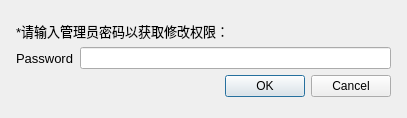
<?xml version="1.0" encoding="UTF-8"?>
<ui version="4.0">
 <class>Dialog</class>
 <widget class="QDialog" name="Dialog">
  <property name="geometry">
   <rect>
    <x>0</x>
    <y>0</y>
    <width>407</width>
    <height>113</height>
   </rect>
  </property>
  <property name="windowTitle">
   <string>Dialog</string>
  </property>
  <layout class="QGridLayout" name="gridLayout_2">
   <item row="0" column="0">
    <layout class="QGridLayout" name="gridLayout">
     <property name="leftMargin">
      <number>5</number>
     </property>
     <property name="topMargin">
      <number>10</number>
     </property>
     <property name="rightMargin">
      <number>5</number>
     </property>
     <property name="bottomMargin">
      <number>10</number>
     </property>
     <item row="0" column="0" colspan="2">
      <widget class="QLabel" name="label">
       <property name="font">
        <font>
         <family>Microsoft YaHei UI</family>
         <pointsize>10</pointsize>
        </font>
       </property>
       <property name="text">
        <string>*请输入管理员密码以获取修改权限：</string>
       </property>
      </widget>
     </item>
     <item row="1" column="1">
      <widget class="QLineEdit" name="password_lineEdit">
       <property name="inputMask">
        <string/>
       </property>
       <property name="echoMode">
        <enum>QLineEdit::Password</enum>
       </property>
       <property name="clearButtonEnabled">
        <bool>true</bool>
       </property>
      </widget>
     </item>
     <item row="1" column="0">
      <widget class="QLabel" name="label_2">
       <property name="font">
        <font>
         <family>Microsoft YaHei UI</family>
         <pointsize>10</pointsize>
        </font>
       </property>
       <property name="text">
        <string>Password</string>
       </property>
      </widget>
     </item>
     <item row="2" column="1">
      <widget class="QDialogButtonBox" name="buttonBox">
       <property name="orientation">
        <enum>Qt::Horizontal</enum>
       </property>
       <property name="standardButtons">
        <set>QDialogButtonBox::Cancel|QDialogButtonBox::Ok</set>
       </property>
      </widget>
     </item>
    </layout>
   </item>
  </layout>
 </widget>
 <resources/>
 <connections>
  <connection>
   <sender>buttonBox</sender>
   <signal>accepted()</signal>
   <receiver>Dialog</receiver>
   <slot>accept()</slot>
   <hints>
    <hint type="sourcelabel">
     <x>248</x>
     <y>254</y>
    </hint>
    <hint type="destinationlabel">
     <x>157</x>
     <y>274</y>
    </hint>
   </hints>
  </connection>
  <connection>
   <sender>buttonBox</sender>
   <signal>rejected()</signal>
   <receiver>Dialog</receiver>
   <slot>reject()</slot>
   <hints>
    <hint type="sourcelabel">
     <x>316</x>
     <y>260</y>
    </hint>
    <hint type="destinationlabel">
     <x>286</x>
     <y>274</y>
    </hint>
   </hints>
  </connection>
 </connections>
</ui>
